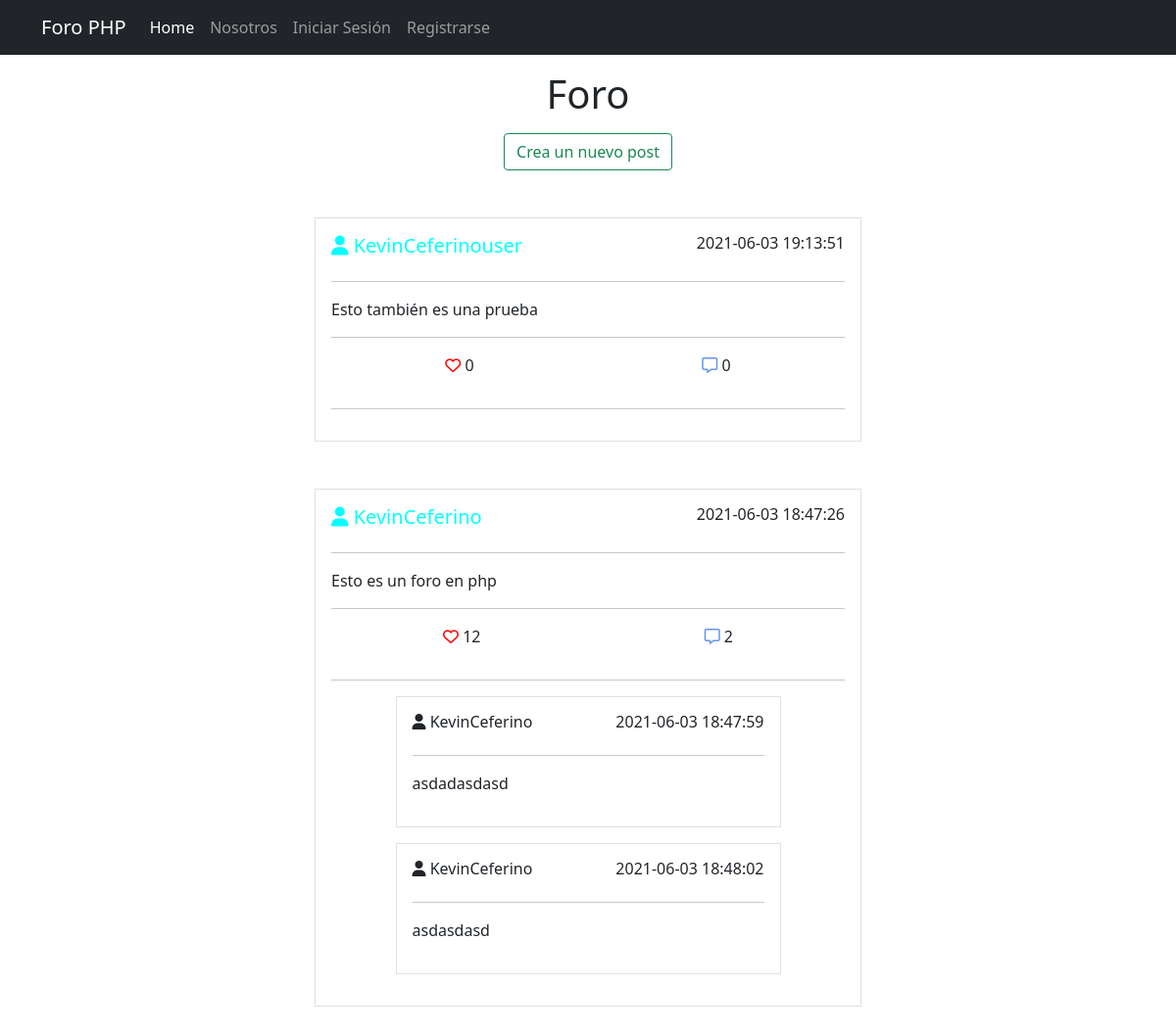
The page / on the database its author committed.
### tables this page shows
CREATE TABLE `post` (
  `id` int(11) NOT NULL,
  `postIdUser` int(11) NOT NULL,
  `content` varchar(255) NOT NULL,
  `likes` int(11) NOT NULL,
  `date` timestamp NOT NULL DEFAULT current_timestamp() ON UPDATE current_timestamp()
);

CREATE TABLE `user` (
  `id` int(11) NOT NULL,
  `name` varchar(50) NOT NULL,
  `email` varchar(50) NOT NULL,
  `password` varchar(255) NOT NULL,
  `rol` int(11) NOT NULL
);

CREATE TABLE `comments` (
  `id` int(11) NOT NULL,
  `commentIdUser` int(11) NOT NULL,
  `commentIdPost` int(11) NOT NULL,
  `commentContent` varchar(255) NOT NULL,
  `dateComment` timestamp NOT NULL DEFAULT current_timestamp() ON UPDATE current_timestamp()
);

### sql/sql.php (called while the page is built, shortened)
<?php
class DB
{
    function connect(){
        $con = mysqli_connect('localhost','root','','forophp');
        return $con;
    }
    function allQuery($q){
        $db = new DB;
        $con = $db->connect();
        return mysqli_query($con, $q);
    }
}
?>

### views/pages/home.php (the view, shortened to what this page needs)
<?php
$q = "SELECT * FROM post ORDER BY date DESC";
$con = $db->allQuery($q);
?>
<!DOCTYPE html>
<html lang="es">
<head>
    <?php
    include 'complements/head.php';
    ?>
</head>
<body>
    <?php
    include 'complements/navbar.php';
    ?>
    <section class="container">
        <div class="text-center">
            <h1 class="my-3">Foro</h1>
        </div>
        <div class="text-center">
            <button id="crearPost" class="btn btn-outline-success">Crea un nuevo post</button>
        </div>
        <div class="w-50 mx-auto">
            <?php
            while ($data = mysqli_fetch_array($con)) {
                $idUserPost = $data['postIdUser'];
                $quserPost = "SELECT * FROM user WHERE id='$idUserPost';";
                $userPost = $db->allQuery($quserPost);
                $dataUserPost = mysqli_fetch_array($userPost);
                $idPost = $data['id'];
                $qComment = "SELECT * FROM comments WHERE commentIdPost='$idPost';";
                $comments = $db->allQuery($qComment);
                $qcountcomments = "SELECT COUNT(*) AS comments FROM comments WHERE commentIdPost='$idPost';"
            ?>
                <div class="my-5 border p-3" id="<?php echo $data['id'] ?>">
                    <div class="d-flex justify-content-between">
                        <h5><i class="fas fa-user"></i> <?php echo $dataUserPost['name'] ?></h5>
                        <h6><?php echo $data['date'] ?></h6>
                    </div>
                    <hr>
                    <div>
                        <p><?php echo $data['content'] ?></p>
                    </div>
                    <hr>
                    <div class="d-flex justify-content-around">
                        <p><i class="far fa-heart" style="color: red;;"></i> <?php echo $data['likes'] ?></p>
                        <p><i class="far fa-comment-alt" style="color:cornflowerblue;"></i> <?php $countComments = mysqli_fetch_array($db->allQuery($qcountcomments));
                                                                                            echo $countComments['comments']; ?></p>
                    </div>
                    <hr>
                    <?php
                    while ($dataComment = mysqli_fetch_array($comments)) {
                        $idUserComment = $dataComment['commentIdUser'];
                        $qusercomment = "SELECT * FROM user WHERE id='$idUserComment';";
                        $dataUserComment = mysqli_fetch_array($db->allQuery($qusercomment));
                    ?>
                        <div class="w-75 mx-auto">
                            <div class="my-3 border p-3">
                                <div class="d-flex justify-content-between">
                                    <h6><i class="fas fa-user"></i> <?php echo $dataUserComment['name'] ?></h6>
                                    <h6><?php echo $dataComment['dateComment'] ?></h6>
                                </div>
                                <hr>
                                <div>
                                    <p><?php echo $dataComment['commentContent'] ?></p>
                                </div>
                            </div>
                        </div>
                    <?php
                    }
                    ?>
                </div>
            <?php
            }
            ?>
        </div>
    </section>
</body>
</html>

### index.php
<?php
include 'sql/sql.php';
$db = new DB;
if(isset($_GET['p']) && !empty($_GET['p'])){
    $p = $_GET['p'];
    if($_GET['p'] == 'nosotros'){
        include 'views/pages/nosotros.php';
    }else if($_GET['p'] == 'login'){
        include 'views/pages/login.php';
    }else if($_GET['p'] == 'register'){
        include 'views/pages/register.php';
    }else if($_GET['p'] == 'logout'){
        include 'controller/logout.php';
    }
    else{
        include 'views/errors/404.php';
    }
}else{
    include 'views/pages/home.php';
}

### complements/head.php (shortened to what this page needs)
<link href="https://cdn.jsdelivr.net/npm/bootstrap@5.0.1/dist/css/bootstrap.min.css" rel="stylesheet">
<link rel="stylesheet" href="../assets/css/style.css">

### complements/navbar.php (shortened to what this page needs)
  <nav class="navbar navbar-expand-lg navbar-dark bg-dark">
  <div class="container">
    <a class="navbar-brand" href="/php">Foro PHP</a>
    <div class="collapse navbar-collapse" id="navbarNavDropdown">
      <ul class="navbar-nav justify-content-center">
        <li class="nav-item">
          <a class="nav-link <?php if(!isset($_GET['p'])){ echo "active"; } ?>" aria-current="page" href="/php">Home</a>
        </li>
        <li class="nav-item">
          <a class="nav-link <?php if($_GET['p'] == 'nosotros'){ echo "active"; } ?>" href="?p=nosotros">Nosotros</a>
        </li>
        <?php
if(isset($_SESSION['id']) && !empty($_SESSION['id'])){
  ?>
        <li class="nav-item dropdown">
          <a class="nav-link dropdown-toggle" href="#" id="navbarDropdownMenuLink" role="button" data-bs-toggle="dropdown" aria-expanded="false">
          <?php
          if($_SESSION['rol'] == '1'){
              echo "<i class='fas fa-user-tie'></i>";
            }else if($_SESSION['rol'] == '0'){
              echo "<i class='fas fa-user'></i>";
            }
            ?>
          </a>
          <ul class="dropdown-menu" aria-labelledby="navbarDropdownMenuLink">
            <li><a class="dropdown-item" href="#">Mi Perfil</a></li>
            <?php if(isset($_SESSION['rol']) && !empty($_SESSION['rol']) && $_SESSION['rol'] == 1){
              echo "<li><a class='dropdown-item' href='#'>Administrar Usuarios</a></li>";
            }?>
            <li><a class="dropdown-item" href="#">Configuración</a></li>
            <li><a class="dropdown-item" href="?p=logout">Cerrar Sesión</a></li>
          </ul>
        </li><?php
       }else{
         ?>
          <li class="nav-item">
          <a class="nav-link <?php if($_GET['p'] == 'login'){ echo "active"; } ?>" href="?p=login">Iniciar Sesión</a>
        </li>
        <li class="nav-item">
          <a class="nav-link <?php if($_GET['p'] == 'register'){ echo "active"; } ?>" href="?p=register">Registrarse</a>
        </li>
        <?php } ?>
      </ul>
    </div>
  </div>
</nav>

### assets/css/style.css (style rules this page uses)
h5 { color:aqua !important; }

### rows shown on the page
post: user.name "KevinCeferinouser", date "2021-06-03 19:13:51", content "Esto también es una prueba", likes "0", comments "0"
post: user.name "KevinCeferino", date "2021-06-03 18:47:26", content "Esto es un foro en php", likes "12", comments "2"
comments: user.name "KevinCeferino", dateComment "2021-06-03 18:47:59", commentContent "asdadasdasd"
comments: user.name "KevinCeferino", dateComment "2021-06-03 18:48:02", commentContent "asdasdasd"
